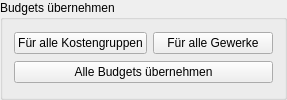
                      <widget class="QGroupBox" name="groupBox_16">
                       <property name="title">
                        <string>Budgets übernehmen</string>
                       </property>
                       <layout class="QGridLayout" name="gridLayout_15">
                        <item row="4" column="0" colspan="2">
                         <widget class="QPushButton" name="pushButton_pcc_apply_budgets">
                          <property name="sizePolicy">
                           <sizepolicy hsizetype="Minimum" vsizetype="Fixed">
                            <horstretch>0</horstretch>
                            <verstretch>0</verstretch>
                           </sizepolicy>
                          </property>
                          <property name="minimumSize">
                           <size>
                            <width>0</width>
                            <height>0</height>
                           </size>
                          </property>
                          <property name="text">
                           <string>Alle Budgets übernehmen</string>
                          </property>
                         </widget>
                        </item>
                        <item row="1" column="0">
                         <widget class="QPushButton" name="pushButton_pcc_apply_budgets_cost_groups">
                          <property name="sizePolicy">
                           <sizepolicy hsizetype="Maximum" vsizetype="Fixed">
                            <horstretch>0</horstretch>
                            <verstretch>0</verstretch>
                           </sizepolicy>
                          </property>
                          <property name="minimumSize">
                           <size>
                            <width>120</width>
                            <height>0</height>
                           </size>
                          </property>
                          <property name="text">
                           <string>Für alle Kostengruppen</string>
                          </property>
                         </widget>
                        </item>
                        <item row="1" column="1">
                         <widget class="QPushButton" name="pushButton_pcc_apply_budgets_trades">
                          <property name="sizePolicy">
                           <sizepolicy hsizetype="Maximum" vsizetype="Fixed">
                            <horstretch>0</horstretch>
                            <verstretch>0</verstretch>
                           </sizepolicy>
                          </property>
                          <property name="minimumSize">
                           <size>
                            <width>120</width>
                            <height>0</height>
                           </size>
                          </property>
                          <property name="text">
                           <string>Für alle Gewerke</string>
                          </property>
                         </widget>
                        </item>
                       </layout>
                      </widget>
